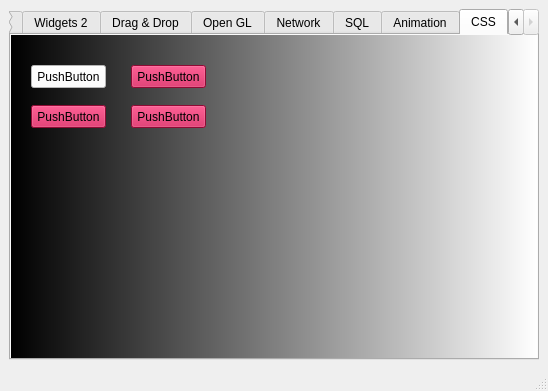
<?xml version="1.0" encoding="UTF-8"?>
<ui version="4.0">
 <class>MainWindow</class>
 <widget class="QMainWindow" name="MainWindow">
  <property name="geometry">
   <rect>
    <x>0</x>
    <y>0</y>
    <width>548</width>
    <height>391</height>
   </rect>
  </property>
  <property name="minimumSize">
   <size>
    <width>300</width>
    <height>300</height>
   </size>
  </property>
  <property name="windowTitle">
   <string>MainWindow</string>
  </property>
  <property name="autoFillBackground">
   <bool>false</bool>
  </property>
  <widget class="QWidget" name="centralwidget">
   <layout class="QVBoxLayout" name="verticalLayout_10">
    <item>
     <widget class="QTabWidget" name="tabWidget_1">
      <property name="font">
       <font>
        <weight>50</weight>
        <bold>false</bold>
       </font>
      </property>
      <property name="acceptDrops">
       <bool>true</bool>
      </property>
      <property name="styleSheet">
       <string notr="true"/>
      </property>
      <property name="currentIndex">
       <number>7</number>
      </property>
      <widget class="QWidget" name="tab_widgets_1">
       <property name="toolTip">
        <string/>
       </property>
       <property name="statusTip">
        <string/>
       </property>
       <attribute name="title">
        <string>Widgets 1</string>
       </attribute>
       <layout class="QVBoxLayout" name="verticalLayout">
        <item>
         <layout class="QVBoxLayout" name="verticalLayout_tab_1">
          <item>
           <widget class="QTabWidget" name="tabWidget_2">
            <property name="accessibleName">
             <string/>
            </property>
            <property name="currentIndex">
             <number>0</number>
            </property>
            <widget class="QWidget" name="tab_tree">
             <property name="statusTip">
              <string/>
             </property>
             <attribute name="title">
              <string>Tree</string>
             </attribute>
             <layout class="QHBoxLayout" name="horizontalLayout">
              <item>
               <layout class="QVBoxLayout" name="verticalLayout_2">
                <item>
                 <widget class="QTreeWidget" name="treeWidget">
                  <column>
                   <property name="text">
                    <string>Header 1</string>
                   </property>
                  </column>
                  <column>
                   <property name="text">
                    <string>New Column</string>
                   </property>
                  </column>
                  <item>
                   <property name="text">
                    <string>Item1</string>
                   </property>
                   <item>
                    <property name="text">
                     <string>Subitem1</string>
                    </property>
                   </item>
                  </item>
                 </widget>
                </item>
               </layout>
              </item>
             </layout>
            </widget>
            <widget class="QWidget" name="tab_calendar">
             <property name="statusTip">
              <string/>
             </property>
             <attribute name="title">
              <string>Calendar</string>
             </attribute>
             <layout class="QVBoxLayout" name="verticalLayout_3">
              <item>
               <widget class="QDateEdit" name="dateEdit">
                <property name="alignment">
                 <set>Qt::AlignCenter</set>
                </property>
               </widget>
              </item>
              <item>
               <widget class="QCalendarWidget" name="calendarWidget"/>
              </item>
             </layout>
            </widget>
           </widget>
          </item>
         </layout>
        </item>
       </layout>
      </widget>
      <widget class="QWidget" name="tab_widgets_2">
       <property name="toolTip">
        <string/>
       </property>
       <property name="statusTip">
        <string/>
       </property>
       <attribute name="title">
        <string>Widgets 2</string>
       </attribute>
       <layout class="QGridLayout" name="gridLayout_2">
        <item row="2" column="1">
         <spacer name="verticalSpacer_2">
          <property name="orientation">
           <enum>Qt::Vertical</enum>
          </property>
          <property name="sizeType">
           <enum>QSizePolicy::Maximum</enum>
          </property>
          <property name="sizeHint" stdset="0">
           <size>
            <width>20</width>
            <height>140</height>
           </size>
          </property>
         </spacer>
        </item>
        <item row="3" column="0" colspan="2">
         <widget class="QProgressBar" name="progressBar">
          <property name="value">
           <number>24</number>
          </property>
         </widget>
        </item>
        <item row="0" column="0">
         <widget class="QGroupBox" name="groupBox">
          <property name="title">
           <string>Progress Bar</string>
          </property>
          <widget class="QWidget" name="layoutWidget">
           <property name="geometry">
            <rect>
             <x>20</x>
             <y>30</y>
             <width>114</width>
             <height>65</height>
            </rect>
           </property>
           <layout class="QVBoxLayout" name="verticalLayout_4">
            <item>
             <widget class="QRadioButton" name="radioButton_start">
              <property name="statusTip">
               <string>Start the Progress Bar</string>
              </property>
              <property name="text">
               <string>Start</string>
              </property>
              <property name="checked">
               <bool>true</bool>
              </property>
             </widget>
            </item>
            <item>
             <widget class="QRadioButton" name="radioButton_stop">
              <property name="statusTip">
               <string>Stop the Progress Bar</string>
              </property>
              <property name="text">
               <string>Stop</string>
              </property>
             </widget>
            </item>
            <item>
             <widget class="QRadioButton" name="radioButton_reset">
              <property name="statusTip">
               <string>Reset the Progress Bar</string>
              </property>
              <property name="text">
               <string>Reset</string>
              </property>
             </widget>
            </item>
           </layout>
          </widget>
         </widget>
        </item>
        <item row="0" column="1">
         <widget class="QGroupBox" name="groupBox_2">
          <property name="title">
           <string>Move the Dial</string>
          </property>
          <widget class="QWidget" name="verticalLayoutWidget">
           <property name="geometry">
            <rect>
             <x>10</x>
             <y>30</y>
             <width>61</width>
             <height>71</height>
            </rect>
           </property>
           <layout class="QVBoxLayout" name="verticalLayout_5">
            <item>
             <widget class="QDial" name="dial"/>
            </item>
           </layout>
          </widget>
          <widget class="QWidget" name="verticalLayoutWidget_2">
           <property name="geometry">
            <rect>
             <x>90</x>
             <y>20</y>
             <width>91</width>
             <height>80</height>
            </rect>
           </property>
           <layout class="QVBoxLayout" name="verticalLayout_6">
            <item>
             <widget class="QLCDNumber" name="lcdNumber">
              <property name="palette">
               <palette>
                <active>
                 <colorrole role="WindowText">
                  <brush brushstyle="SolidPattern">
                   <color alpha="255">
                    <red>0</red>
                    <green>0</green>
                    <blue>255</blue>
                   </color>
                  </brush>
                 </colorrole>
                </active>
                <inactive>
                 <colorrole role="WindowText">
                  <brush brushstyle="SolidPattern">
                   <color alpha="255">
                    <red>0</red>
                    <green>0</green>
                    <blue>255</blue>
                   </color>
                  </brush>
                 </colorrole>
                </inactive>
                <disabled>
                 <colorrole role="WindowText">
                  <brush brushstyle="SolidPattern">
                   <color alpha="255">
                    <red>120</red>
                    <green>120</green>
                    <blue>120</blue>
                   </color>
                  </brush>
                 </colorrole>
                </disabled>
               </palette>
              </property>
              <property name="digitCount">
               <number>2</number>
              </property>
              <property name="mode">
               <enum>QLCDNumber::Dec</enum>
              </property>
              <property name="segmentStyle">
               <enum>QLCDNumber::Flat</enum>
              </property>
             </widget>
            </item>
           </layout>
          </widget>
         </widget>
        </item>
        <item row="2" column="0">
         <layout class="QVBoxLayout" name="verticalLayout_7">
          <item>
           <widget class="QFontComboBox" name="fontComboBox"/>
          </item>
          <item>
           <widget class="QLabel" name="label">
            <property name="font">
             <font>
              <pointsize>14</pointsize>
             </font>
            </property>
            <property name="text">
             <string/>
            </property>
            <property name="alignment">
             <set>Qt::AlignCenter</set>
            </property>
           </widget>
          </item>
         </layout>
        </item>
       </layout>
      </widget>
      <widget class="QWidget" name="tab_drag_drop">
       <property name="acceptDrops">
        <bool>false</bool>
       </property>
       <attribute name="title">
        <string>Drag &amp;&amp; Drop</string>
       </attribute>
       <layout class="QGridLayout" name="gridLayout_3">
        <item row="0" column="0" colspan="2">
         <layout class="QHBoxLayout" name="horizontalLayout_2">
          <item>
           <widget class="QLineEdit" name="lineEdit">
            <property name="minimumSize">
             <size>
              <width>135</width>
              <height>0</height>
             </size>
            </property>
            <property name="dragEnabled">
             <bool>true</bool>
            </property>
           </widget>
          </item>
          <item>
           <widget class="QComboBox" name="comboBox">
            <property name="minimumSize">
             <size>
              <width>141</width>
              <height>0</height>
             </size>
            </property>
            <property name="acceptDrops">
             <bool>true</bool>
            </property>
            <property name="editable">
             <bool>true</bool>
            </property>
           </widget>
          </item>
          <item>
           <widget class="QPushButton" name="pushButton">
            <property name="minimumSize">
             <size>
              <width>161</width>
              <height>0</height>
             </size>
            </property>
            <property name="acceptDrops">
             <bool>true</bool>
            </property>
            <property name="text">
             <string>PushButton</string>
            </property>
           </widget>
          </item>
         </layout>
        </item>
        <item row="1" column="0">
         <widget class="QListWidget" name="listWidget">
          <property name="dragEnabled">
           <bool>true</bool>
          </property>
          <property name="dragDropMode">
           <enum>QAbstractItemView::DragDrop</enum>
          </property>
          <property name="selectionMode">
           <enum>QAbstractItemView::ExtendedSelection</enum>
          </property>
          <item>
           <property name="text">
            <string>Item 1</string>
           </property>
          </item>
          <item>
           <property name="text">
            <string>Item 2</string>
           </property>
          </item>
          <item>
           <property name="text">
            <string>Item 3</string>
           </property>
          </item>
          <item>
           <property name="text">
            <string>Item 4</string>
           </property>
          </item>
         </widget>
        </item>
        <item row="1" column="1">
         <widget class="QListWidget" name="listWidget_2">
          <property name="dragEnabled">
           <bool>true</bool>
          </property>
          <property name="dragDropMode">
           <enum>QAbstractItemView::DragDrop</enum>
          </property>
          <property name="selectionMode">
           <enum>QAbstractItemView::ExtendedSelection</enum>
          </property>
         </widget>
        </item>
       </layout>
      </widget>
      <widget class="QWidget" name="tab_gl">
       <attribute name="title">
        <string>Open GL</string>
       </attribute>
       <widget class="QFrame" name="frame_gl">
        <property name="geometry">
         <rect>
          <x>120</x>
          <y>10</y>
          <width>300</width>
          <height>300</height>
         </rect>
        </property>
        <property name="frameShape">
         <enum>QFrame::StyledPanel</enum>
        </property>
        <property name="frameShadow">
         <enum>QFrame::Raised</enum>
        </property>
       </widget>
      </widget>
      <widget class="QWidget" name="tab_network">
       <attribute name="title">
        <string>Network</string>
       </attribute>
       <layout class="QHBoxLayout" name="horizontalLayout_5">
        <item>
         <widget class="QGroupBox" name="groupBox_3">
          <property name="title">
           <string>Client 1</string>
          </property>
          <layout class="QVBoxLayout" name="verticalLayout_8">
           <item>
            <widget class="QTextEdit" name="textEdit_client_1"/>
           </item>
           <item>
            <widget class="QLineEdit" name="lineEdit_client_1"/>
           </item>
           <item>
            <widget class="QPushButton" name="button_client_1">
             <property name="text">
              <string>Connect to Server</string>
             </property>
            </widget>
           </item>
          </layout>
         </widget>
        </item>
        <item>
         <layout class="QHBoxLayout" name="horizontalLayout_4">
          <item>
           <widget class="QPushButton" name="button_start_server">
            <property name="text">
             <string>Start Server</string>
            </property>
           </widget>
          </item>
         </layout>
        </item>
        <item>
         <widget class="QGroupBox" name="groupBox_4">
          <property name="title">
           <string>Client 2</string>
          </property>
          <layout class="QVBoxLayout" name="verticalLayout_9">
           <item>
            <widget class="QTextEdit" name="textEdit_client_2"/>
           </item>
           <item>
            <widget class="QLineEdit" name="lineEdit_client_2"/>
           </item>
           <item>
            <widget class="QPushButton" name="button_client_2">
             <property name="text">
              <string>Connect to Server</string>
             </property>
            </widget>
           </item>
          </layout>
         </widget>
        </item>
       </layout>
      </widget>
      <widget class="QWidget" name="tab_SQL">
       <attribute name="title">
        <string>SQL</string>
       </attribute>
       <layout class="QHBoxLayout" name="horizontalLayout_3">
        <item>
         <layout class="QVBoxLayout" name="verticalLayout_11">
          <item>
           <widget class="QPushButton" name="button_SQL_view_data">
            <property name="text">
             <string>View Data</string>
            </property>
           </widget>
          </item>
          <item>
           <widget class="QPushButton" name="button_SQL_add">
            <property name="text">
             <string>Add Row</string>
            </property>
           </widget>
          </item>
          <item>
           <widget class="QPushButton" name="button_SQL_delete">
            <property name="text">
             <string>Delete Row</string>
            </property>
           </widget>
          </item>
          <item>
           <widget class="QPushButton" name="button_SQL_create_db">
            <property name="text">
             <string>Create DB</string>
            </property>
           </widget>
          </item>
          <item>
           <spacer name="verticalSpacer">
            <property name="orientation">
             <enum>Qt::Vertical</enum>
            </property>
            <property name="sizeHint" stdset="0">
             <size>
              <width>20</width>
              <height>40</height>
             </size>
            </property>
           </spacer>
          </item>
         </layout>
        </item>
        <item>
         <widget class="QTableView" name="tableView"/>
        </item>
       </layout>
      </widget>
      <widget class="QWidget" name="tab_animation">
       <attribute name="title">
        <string>Animation</string>
       </attribute>
       <widget class="QPushButton" name="button_start_animation">
        <property name="geometry">
         <rect>
          <x>10</x>
          <y>290</y>
          <width>101</width>
          <height>23</height>
         </rect>
        </property>
        <property name="text">
         <string>Start animation</string>
        </property>
       </widget>
       <widget class="QFrame" name="frame">
        <property name="geometry">
         <rect>
          <x>10</x>
          <y>10</y>
          <width>100</width>
          <height>100</height>
         </rect>
        </property>
        <property name="palette">
         <palette>
          <active>
           <colorrole role="Base">
            <brush brushstyle="SolidPattern">
             <color alpha="255">
              <red>255</red>
              <green>255</green>
              <blue>255</blue>
             </color>
            </brush>
           </colorrole>
           <colorrole role="Window">
            <brush brushstyle="SolidPattern">
             <color alpha="255">
              <red>0</red>
              <green>0</green>
              <blue>255</blue>
             </color>
            </brush>
           </colorrole>
          </active>
          <inactive>
           <colorrole role="Base">
            <brush brushstyle="SolidPattern">
             <color alpha="255">
              <red>255</red>
              <green>255</green>
              <blue>255</blue>
             </color>
            </brush>
           </colorrole>
           <colorrole role="Window">
            <brush brushstyle="SolidPattern">
             <color alpha="255">
              <red>0</red>
              <green>0</green>
              <blue>255</blue>
             </color>
            </brush>
           </colorrole>
          </inactive>
          <disabled>
           <colorrole role="Base">
            <brush brushstyle="SolidPattern">
             <color alpha="255">
              <red>0</red>
              <green>0</green>
              <blue>255</blue>
             </color>
            </brush>
           </colorrole>
           <colorrole role="Window">
            <brush brushstyle="SolidPattern">
             <color alpha="255">
              <red>0</red>
              <green>0</green>
              <blue>255</blue>
             </color>
            </brush>
           </colorrole>
          </disabled>
         </palette>
        </property>
        <property name="autoFillBackground">
         <bool>true</bool>
        </property>
        <property name="frameShape">
         <enum>QFrame::StyledPanel</enum>
        </property>
        <property name="frameShadow">
         <enum>QFrame::Raised</enum>
        </property>
        <property name="lineWidth">
         <number>10</number>
        </property>
       </widget>
       <widget class="QLCDNumber" name="lcdNumber_animation">
        <property name="geometry">
         <rect>
          <x>420</x>
          <y>10</y>
          <width>89</width>
          <height>78</height>
         </rect>
        </property>
        <property name="palette">
         <palette>
          <active>
           <colorrole role="WindowText">
            <brush brushstyle="SolidPattern">
             <color alpha="255">
              <red>0</red>
              <green>0</green>
              <blue>255</blue>
             </color>
            </brush>
           </colorrole>
          </active>
          <inactive>
           <colorrole role="WindowText">
            <brush brushstyle="SolidPattern">
             <color alpha="255">
              <red>0</red>
              <green>0</green>
              <blue>255</blue>
             </color>
            </brush>
           </colorrole>
          </inactive>
          <disabled>
           <colorrole role="WindowText">
            <brush brushstyle="SolidPattern">
             <color alpha="255">
              <red>120</red>
              <green>120</green>
              <blue>120</blue>
             </color>
            </brush>
           </colorrole>
          </disabled>
         </palette>
        </property>
        <property name="frameShape">
         <enum>QFrame::StyledPanel</enum>
        </property>
        <property name="digitCount">
         <number>3</number>
        </property>
        <property name="mode">
         <enum>QLCDNumber::Dec</enum>
        </property>
        <property name="segmentStyle">
         <enum>QLCDNumber::Flat</enum>
        </property>
       </widget>
       <widget class="QPushButton" name="button_stop_animation">
        <property name="geometry">
         <rect>
          <x>120</x>
          <y>290</y>
          <width>101</width>
          <height>23</height>
         </rect>
        </property>
        <property name="styleSheet">
         <string notr="true">background-color: rgb(255, 85, 0);</string>
        </property>
        <property name="text">
         <string>Stop animation</string>
        </property>
       </widget>
       <widget class="QToolButton" name="toolButton">
        <property name="geometry">
         <rect>
          <x>340</x>
          <y>20</y>
          <width>25</width>
          <height>19</height>
         </rect>
        </property>
        <property name="text">
         <string>...</string>
        </property>
       </widget>
      </widget>
      <widget class="QWidget" name="tab_CSS">
       <property name="styleSheet">
        <string notr="true">QWidget{
background-color: qlineargradient(spread:pad, x1:0, y1:0, x2:1, y2:0, stop:0 rgba(0, 0, 0, 255), stop:1 rgba(255, 255, 255, 255));
}
QPushButton{
background-color: rgb(200, 14, 73)
}

</string>
       </property>
       <attribute name="title">
        <string>CSS</string>
       </attribute>
       <widget class="QPushButton" name="pushButton_2">
        <property name="geometry">
         <rect>
          <x>20</x>
          <y>30</y>
          <width>75</width>
          <height>23</height>
         </rect>
        </property>
        <property name="styleSheet">
         <string notr="true">background-color: rgb(255, 255, 255);</string>
        </property>
        <property name="text">
         <string>PushButton</string>
        </property>
       </widget>
       <widget class="QPushButton" name="pushButton_3">
        <property name="geometry">
         <rect>
          <x>20</x>
          <y>70</y>
          <width>75</width>
          <height>23</height>
         </rect>
        </property>
        <property name="text">
         <string>PushButton</string>
        </property>
       </widget>
       <widget class="QPushButton" name="pushButton_4">
        <property name="geometry">
         <rect>
          <x>120</x>
          <y>30</y>
          <width>75</width>
          <height>23</height>
         </rect>
        </property>
        <property name="text">
         <string>PushButton</string>
        </property>
       </widget>
       <widget class="QPushButton" name="pushButton_5">
        <property name="geometry">
         <rect>
          <x>120</x>
          <y>70</y>
          <width>75</width>
          <height>23</height>
         </rect>
        </property>
        <property name="text">
         <string>PushButton</string>
        </property>
       </widget>
      </widget>
     </widget>
    </item>
   </layout>
  </widget>
  <widget class="QStatusBar" name="statusbar">
   <property name="statusTip">
    <string>Status bar</string>
   </property>
  </widget>
 </widget>
 <tabstops>
  <tabstop>tabWidget_2</tabstop>
  <tabstop>treeWidget</tabstop>
  <tabstop>dateEdit</tabstop>
  <tabstop>calendarWidget</tabstop>
  <tabstop>radioButton_start</tabstop>
  <tabstop>radioButton_stop</tabstop>
  <tabstop>radioButton_reset</tabstop>
  <tabstop>dial</tabstop>
  <tabstop>fontComboBox</tabstop>
 </tabstops>
 <resources/>
 <connections>
  <connection>
   <sender>dial</sender>
   <signal>valueChanged(int)</signal>
   <receiver>lcdNumber</receiver>
   <slot>display(int)</slot>
   <hints>
    <hint type="sourcelabel">
     <x>303</x>
     <y>115</y>
    </hint>
    <hint type="destinationlabel">
     <x>385</x>
     <y>127</y>
    </hint>
   </hints>
  </connection>
  <connection>
   <sender>fontComboBox</sender>
   <signal>activated(QString)</signal>
   <receiver>label</receiver>
   <slot>setText(QString)</slot>
   <hints>
    <hint type="sourcelabel">
     <x>138</x>
     <y>177</y>
    </hint>
    <hint type="destinationlabel">
     <x>151</x>
     <y>253</y>
    </hint>
   </hints>
  </connection>
 </connections>
</ui>
